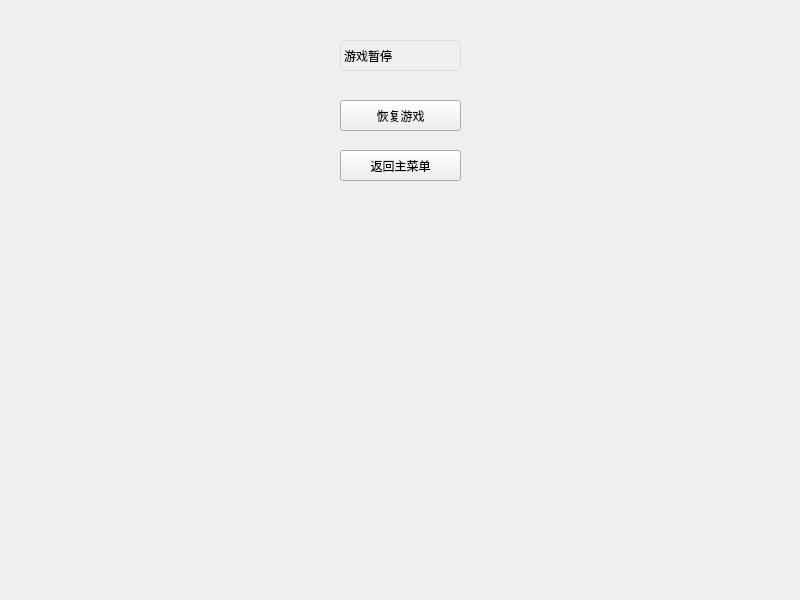
<?xml version="1.0" encoding="UTF-8"?>
<ui version="4.0">
 <class>Pause</class>
 <widget class="QWidget" name="Pause">
  <property name="geometry">
   <rect>
    <x>0</x>
    <y>0</y>
    <width>800</width>
    <height>600</height>
   </rect>
  </property>
  <property name="windowTitle">
   <string>Form</string>
  </property>
  <widget class="QLabel" name="label">
   <property name="geometry">
    <rect>
     <x>340</x>
     <y>40</y>
     <width>121</width>
     <height>31</height>
    </rect>
   </property>
   <property name="styleSheet">
    <string notr="true">QLabel {
	font: italic 18pt &quot;Monotype Corsiva&quot;;
    border: 1px solid #ddd;         /* 边框颜色 */
    border-radius: 5px;             /* 边框圆角 */
}

QLabel[alignment=&quot;center&quot;] {
    text-align: center;             /* 文本居中对齐 */
}</string>
   </property>
   <property name="text">
    <string>游戏暂停</string>
   </property>
  </widget>
  <widget class="QPushButton" name="returnButton">
   <property name="geometry">
    <rect>
     <x>340</x>
     <y>150</y>
     <width>121</width>
     <height>31</height>
    </rect>
   </property>
   <property name="text">
    <string>返回主菜单</string>
   </property>
  </widget>
  <widget class="QPushButton" name="resumeButton">
   <property name="geometry">
    <rect>
     <x>340</x>
     <y>100</y>
     <width>121</width>
     <height>31</height>
    </rect>
   </property>
   <property name="text">
    <string>恢复游戏</string>
   </property>
  </widget>
 </widget>
 <resources/>
 <connections/>
</ui>
